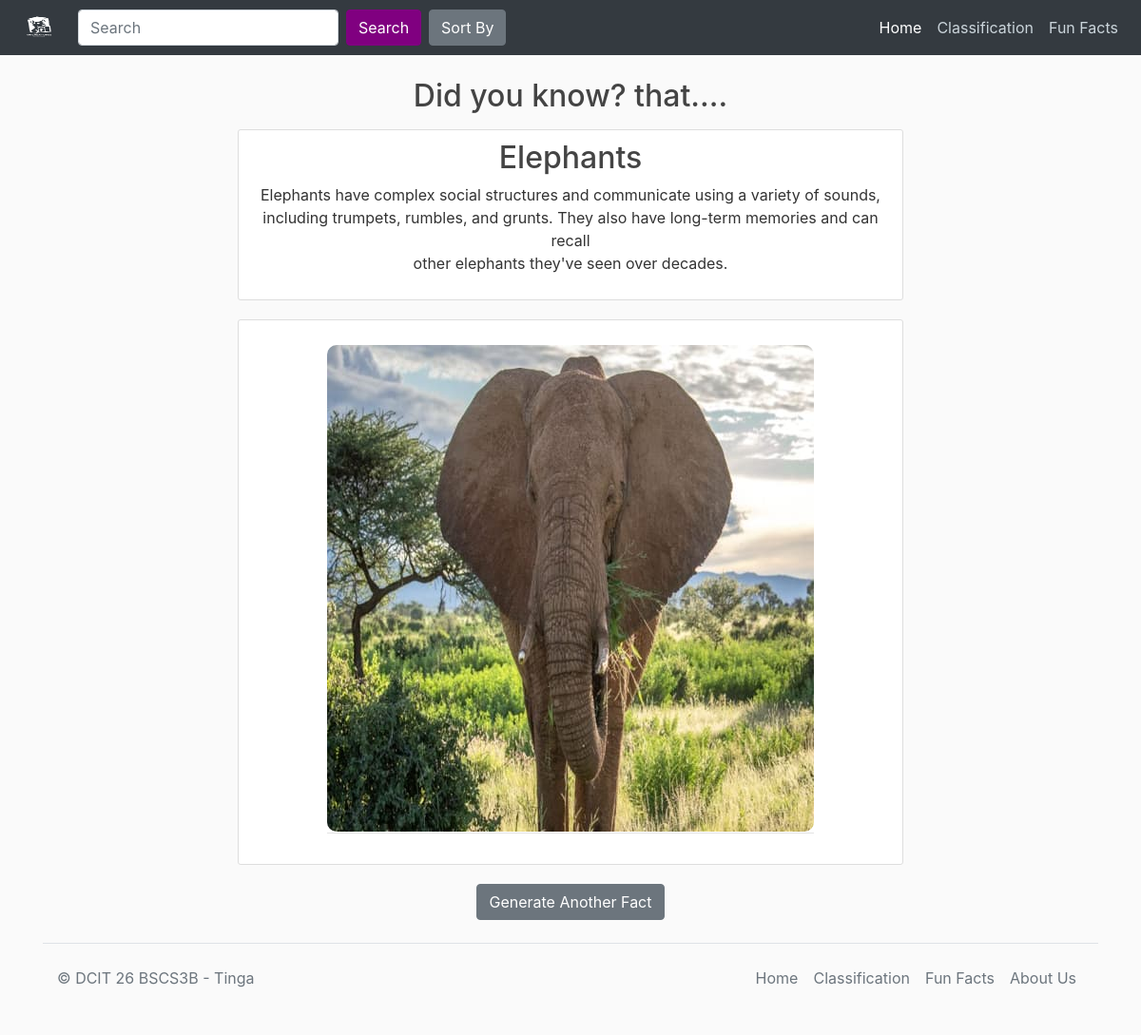
/fun-facts/, run on the app's committed database.
### blog/models.py (models this page shows, shortened)
class FunFact(models.Model):
	animal = models.CharField(max_length=255)
	fact = models.TextField()
	image = models.ImageField(upload_to="img/%y", height_field=None, width_field=None, max_length=None)

### blog/views.py (the view)
# urls.py: path('fun-facts/', views.funfacts, name = 'blog-funfacts'),
def funfacts(request):
    random_fact = FunFact.objects.order_by('?').first()
    context = {
        'random_fact' : random_fact
    }
    return render(request, 'blog/fun-facts.html', context)

### blog/templates/blog/fun-facts.html (shortened to what this page needs)
{% extends 'blog/base.html' %}
{% block content %}
<div class="container mx-auto text-center mt-3">
  <h2>Did you know? that....</h2>
</div>
<div class="container mx-auto text-center mt-3">
  <article class="media content-section mt-2">
    <div class="media-body">
      <h2>{{ random_fact.animal }}</h2>
      <p class="article-content">{{ random_fact.fact }}</p>
    </div>
  </article>
  <article class="media content-section mt-2">
    <div class="media-body">
      <div class="article-metadata mx-auto my-3 img-container zoom-container" >
        <a href="#" data-toggle="modal" data-target="#imageModal">
          <img src="{{ random_fact.image.url }}" class="img-fluid mx-auto" alt="Random Fact Image">
        </a>
      </div>
    </div>
  </article>
</div>
<div class="container text-center mt-3">
  <a class="btn btn-secondary" href="{% url 'blog:blog-funfacts' %}" role="button">Generate Another Fact</a>
</div>
{% endblock %}

### blog/static/blog/style.css (style rules this page uses)
.img-container { position: relative; overflow: hidden; display: inline-block; }
.img-container img { border-radius: 10px; }
body { background: #fafafa; color: #333333; margin-top: 0; }
h1, h2, h3, h4, h5, h6 { color: #444444; }
.content-section { background: #ffffff; padding: 10px 20px; border: 1px solid #dddddd; border-radius: 3px; margin-bottom: 20px; }
.article-content { white-space: pre-line; }
.article-metadata { padding-bottom: 1px; margin-bottom: 4px; border-bottom: 1px solid #e3e3e3 }
.zoom-container { transition: transform 0.3s ease-in-out; }

### data on the page
FunFact: animal "Elephants", fact "Elephants have complex social structures and communicate using a variety of sounds, including trumpets, rumbles, and grunts. They also have long-term memories and can recall other elephants they've seen over decades.", image (picture)
